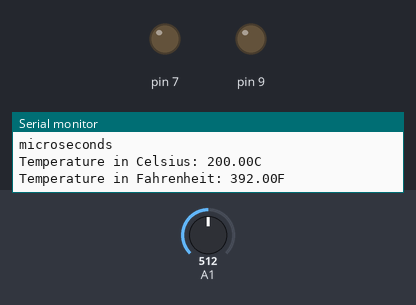
A sketch run on a simulated Arduino Uno, built with avr-gcc and run on an emulated ATmega328P. Parts: output pins drawn as LEDs (lit = HIGH), the last lines printed to the serial monitor. The inputs (shaded band) are chosen by the test bench; at power-on: A1 = 512.

Above: at 0.5 s.
At 4.6 s:
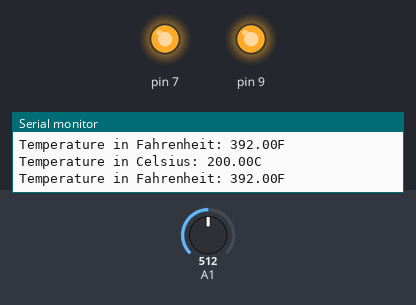
Timing chart, 0 to 6.9 s (numbered marks = the images above):
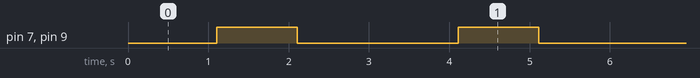

The sketch:

Arduino_overall_evaluation.ino
```cpp
void setup() {
  pinMode(9, OUTPUT);
  pinMode(7, OUTPUT);
  unsigned long timeBegin = micros();
  Serial.begin(9600);
  TCCR1A = 0;
  TCCR1B = bit(CS10);
  TCNT1 = 0;
  /* Code to measure: */
  PORTB = bit(5);
  unsigned int cycles = TCNT1;
  Serial.print("Number of Cycles: ");
  Serial.println(cycles - 1);
  Serial.print("Clock Cycle: ");
  Serial.println((float)(cycles - 1) / 16);
  Serial.print("microseconds");
  Serial.println();
  for (int i = 0; i < 500; i++)
  {
   digitalWrite(LED_BUILTIN, HIGH);
   digitalWrite(LED_BUILTIN, LOW);
  }
  unsigned long timeEnd = micros();
  unsigned long duration = timeEnd - timeBegin;
  double averageDuration = (double)duration / 1000.0;
  Serial.print("Digital write Time = ");
  Serial.println(averageDuration);
  Serial.print("microseconds");
  Serial.println();
  // initialize the measurement
}

  void loop() {
  int sensor_data = analogRead(A1);
  float voltage = sensor_data * (5.0 / 1024.0);
  float temperature_Celsius = (voltage - 0.5) * 100;
  Serial.print("Temperature in Celsius: ");
  Serial.print(temperature_Celsius);
  Serial.println("C");
  float temperature_Fahrenheit = (temperature_Celsius * 9.0 / 5.0) + 32.0;
  Serial.print("Temperature in Fahrenheit: ");
  Serial.print(temperature_Fahrenheit);
  Serial.println("F");
  Serial.println();
  delay(1000);
  digitalWrite(9, HIGH);
  digitalWrite(7, HIGH);
  delay(1000);
  digitalWrite(9, LOW);
  digitalWrite(7, LOW);
  delay(1000);
}
```

Measured:
- by itself, pin 7, pin 9: alternates HIGH for 1.0 s and LOW for 2.0 s
